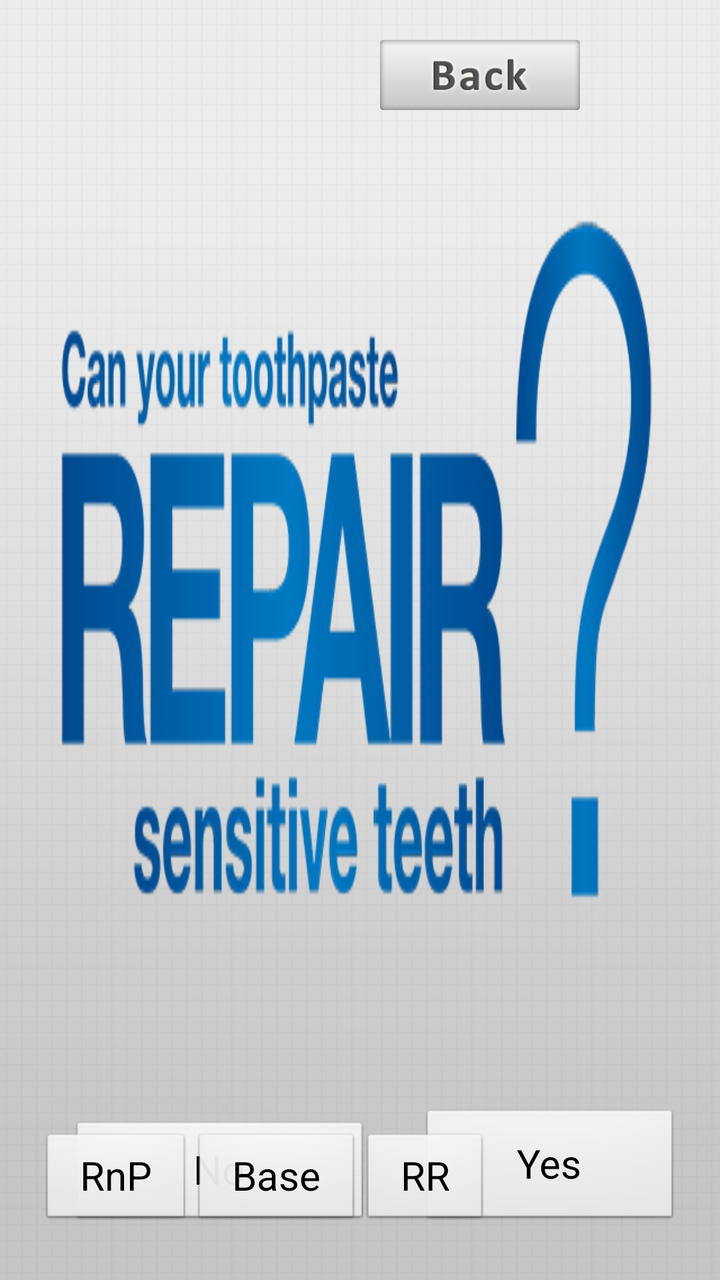
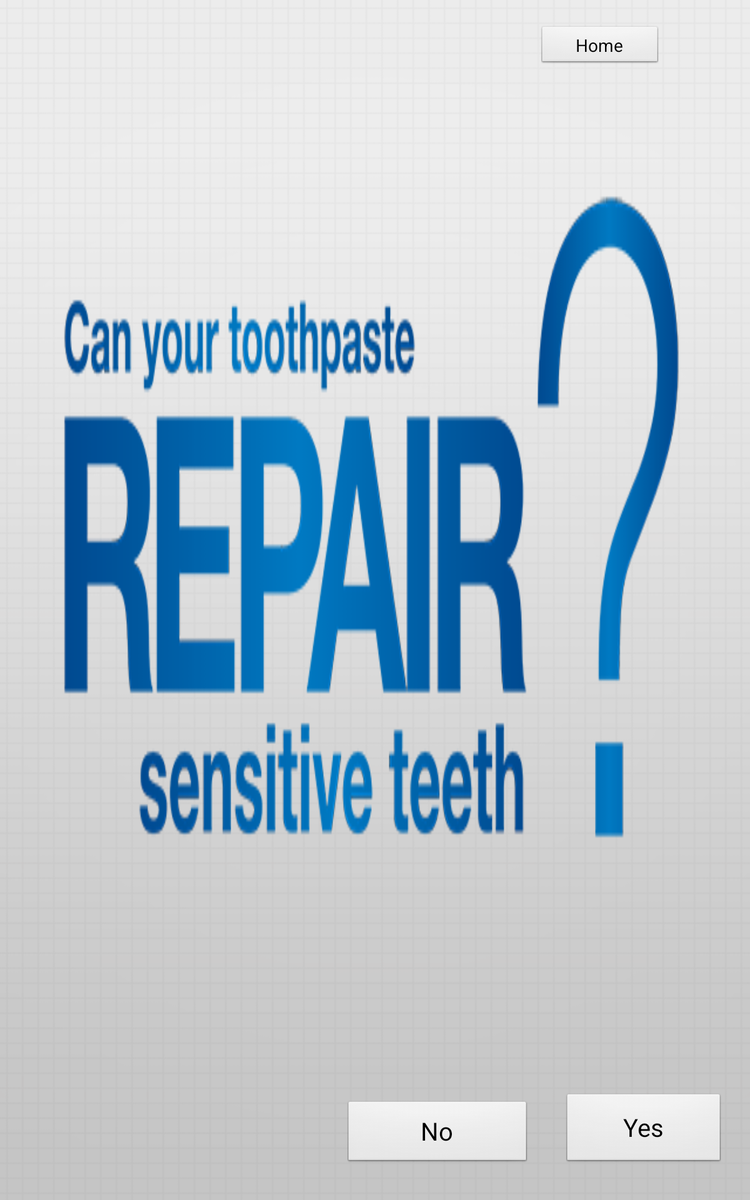

The same Android screen from two of the app's own layout files: first res/layout/ as a phone draws it, then the repository's variant for another configuration, drawn on a device whose configuration selects that folder. Both files follow.
<!-- AndroidManifest.xml: application theme android:Theme.NoTitleBar.Fullscreen -->
<!-- res/layout/startsale1.xml -->
<?xml version="1.0" encoding="utf-8"?>
<RelativeLayout xmlns:android="http://schemas.android.com/apk/res/android"
    android:layout_width="fill_parent"
    android:layout_height="fill_parent"
    android:background="@drawable/bg"
    android:orientation="vertical" >

    <RelativeLayout
        android:layout_width="fill_parent"
        android:layout_height="fill_parent"
        android:layout_marginTop="20dp"
        android:background="@drawable/canyurtoothpasterepair" >

        <Button
            android:id="@+id/yes"
            android:layout_width="130sp"
            android:layout_height="60sp"
            android:layout_alignParentBottom="true"
            android:layout_alignParentRight="true"
            android:layout_marginBottom="26dp"
            android:layout_marginRight="20dp"
            android:text="Yes"
            android:textSize="20sp" />

        <Button
            android:id="@+id/no"
            android:layout_width="150sp"
            android:layout_height="70sp"
            android:layout_alignBaseline="@+id/yes"
            android:layout_alignBottom="@+id/yes"
            android:layout_marginBottom="26dp"
            android:layout_marginRight="25dp"
            android:layout_toLeftOf="@+id/yes"
            android:text="No"
            android:textSize="20sp" />

        <ImageView
            android:id="@+id/back"
            android:layout_width="100sp"
            android:layout_height="35sp"
            android:layout_alignParentRight="true"
            android:layout_alignParentTop="true"
            android:layout_marginRight="70dp"
            android:background="@drawable/back_btn_bg" />

        <LinearLayout
            android:id="@+id/additionalbtn"
            android:layout_width="wrap_content"
            android:layout_height="wrap_content"
            android:layout_alignParentBottom="true"
            android:layout_alignParentLeft="true"
            android:layout_marginBottom="26dp"
            android:layout_marginLeft="20dp"
            android:orientation="horizontal" >

            <Button
                android:id="@+id/btnrnp"
                android:layout_width="wrap_content"
                android:layout_height="wrap_content"
                android:paddingLeft="20dp"
                android:paddingRight="20dp"
                android:text="RnP"
                android:textSize="20sp" />

            <Button
                android:id="@+id/btnbase"
                android:layout_width="wrap_content"
                android:layout_height="wrap_content"
                android:paddingLeft="20dp"
                android:paddingRight="20dp"
                android:text="Base"
                android:textSize="20sp" />

            <Button
                android:id="@+id/btnrr"
                android:layout_width="wrap_content"
                android:layout_height="wrap_content"
                android:paddingLeft="20dp"
                android:paddingRight="20dp"
                android:text="RR"
                android:textSize="20sp" />
        </LinearLayout>

    </RelativeLayout>

</RelativeLayout>
<!-- resources referenced by this layout -->
<resources>
  <!-- drawable back_btn_bg (drawable) -->
  <selector xmlns:android="http://schemas.android.com/apk/res/android">
  
      <item android:drawable="@drawable/backhover" android:state_focused="true"/>
      <item android:drawable="@drawable/backhover" android:state_pressed="true"/>
      <item android:drawable="@drawable/backn"/>
    //means normal
  </selector>
  <!-- drawable bg (drawable) -->
  <?xml version="1.0" encoding="utf-8"?>
  <shape xmlns:android="http://schemas.android.com/apk/res/android"
      android:shape="rectangle" >
  
      <gradient
          android:angle="90"
          android:centerColor="#efefef"
          android:endColor="#efefef"
          android:startColor="#efefef" />
  
  </shape>
  <!-- drawable canyurtoothpasterepair: png bitmap (drawable, 75054 bytes) -->
  <!-- drawable backhover: png bitmap (drawable-ldpi, 14510 bytes) -->
  <!-- drawable backn: png bitmap (drawable-hdpi, 10357 bytes) -->
</resources>
<!-- res/layout-large/startsale1.xml (the repository's variant of the layout above) -->
<!-- drawn on a 7-inch tablet held upright -->
<?xml version="1.0" encoding="utf-8"?>
<RelativeLayout xmlns:android="http://schemas.android.com/apk/res/android"
    android:layout_width="fill_parent"
    android:layout_height="fill_parent"
    android:background="@drawable/bg"
    android:orientation="vertical" >

    <RelativeLayout
        android:layout_width="fill_parent"
        android:layout_height="fill_parent"
        android:layout_marginTop="20dp"
        android:background="@drawable/canyurtoothpasterepair" >

        <Button
            android:id="@+id/yes"
            android:layout_width="130sp"
            android:layout_height="60sp"
            android:layout_alignParentBottom="true"
            android:layout_alignParentRight="true"
            android:layout_marginBottom="26dp"
            android:layout_marginRight="20dp"
            android:text="Yes"
            android:textSize="20sp" />

        <Button
            android:id="@+id/no"
            android:layout_width="150sp"
            android:layout_height="70sp"
            android:layout_alignBaseline="@+id/yes"
            android:layout_alignBottom="@+id/yes"
            android:layout_marginBottom="26dp"
            android:layout_marginRight="25dp"
            android:layout_toLeftOf="@+id/yes"
            android:text="No"
            android:textSize="20sp" />

        <ImageView
            android:id="@+id/back"
            android:layout_width="100sp"
            android:layout_height="35sp"
            android:layout_alignParentRight="true"
            android:layout_alignParentTop="true"
            android:layout_marginRight="70dp"
            android:visibility="gone"
            android:background="@drawable/back_btn_bg" />
        <Button
            android:id="@+id/home"
            android:layout_width="100dp"
            android:layout_alignParentRight="true"
            android:layout_alignParentTop="true"
            android:layout_marginRight="70dp"
            android:text="Home"
            android:layout_height="35dp" />

        <LinearLayout
            android:id="@+id/additionalbtn"
            android:layout_width="wrap_content"
            android:layout_height="wrap_content"
            android:layout_alignParentBottom="true"
            android:layout_alignParentLeft="true"
            android:layout_marginBottom="26dp"
            android:layout_marginLeft="20dp"
            android:visibility="gone"
            android:orientation="horizontal" >

            <Button
                android:id="@+id/btnrnp"
                android:layout_width="wrap_content"
                android:layout_height="wrap_content"
                android:paddingLeft="20dp"
                android:paddingRight="20dp"
                android:text="RnP"
                android:textSize="20sp" />

            <Button
                android:id="@+id/btnbase"
                android:layout_width="wrap_content"
                android:layout_height="wrap_content"
                android:paddingLeft="20dp"
                android:paddingRight="20dp"
                android:text="Base"
                android:textSize="20sp" />

            <Button
                android:id="@+id/btnrr"
                android:layout_width="wrap_content"
                android:layout_height="wrap_content"
                android:paddingLeft="20dp"
                android:paddingRight="20dp"
                android:text="RR"
                android:textSize="20sp" />
        </LinearLayout>
    </RelativeLayout>
</RelativeLayout>
